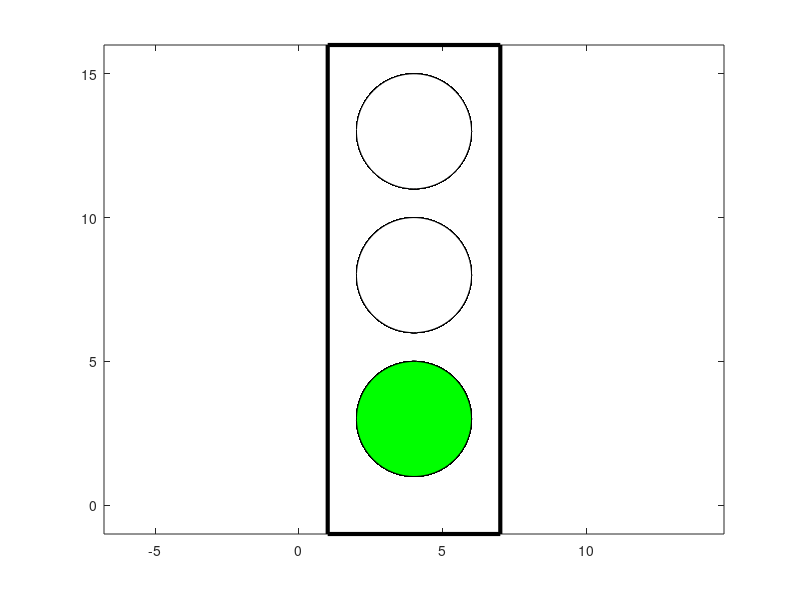

This figure's MATLAB source:
r = 2;
xc = 4;
yc = 3;
plot([1 1],[-1 16],'Color','k','linewidth',3);
hold on;
plot([7 7],[-1 16],'Color','k','linewidth',3);
plot([1 7],[-1 -1],'Color','k','linewidth',3);
plot([1 7],[16 16],'Color','k','linewidth',3);

theta = linspace(0,2*pi);
x = r*cos(theta) + xc;
y = r*sin(theta) + yc;
plot(x,y);
hold on;
xc = 4;
yc = 8;
theta = linspace(0,2*pi);
x1 = r*cos(theta) + xc;
y1 = r*sin(theta) + yc;
plot(x1,y1);
hold on;
xc = 4;
yc = 13;
theta = linspace(0,2*pi);
x2 = r*cos(theta) + xc;
y2 = r*sin(theta) + yc;
plot(x2,y2);
axis equal;
for o=1:1:10
    pause(0.5);
    fill(x,y,'w');
    fill(x2,y2,'r');
    pause(0.5);
    fill(x2,y2,'w');
    fill(x1,y1,'y');
    pause(0.5);
    fill(x1,y1,'w');
    fill(x,y,'g');
end
